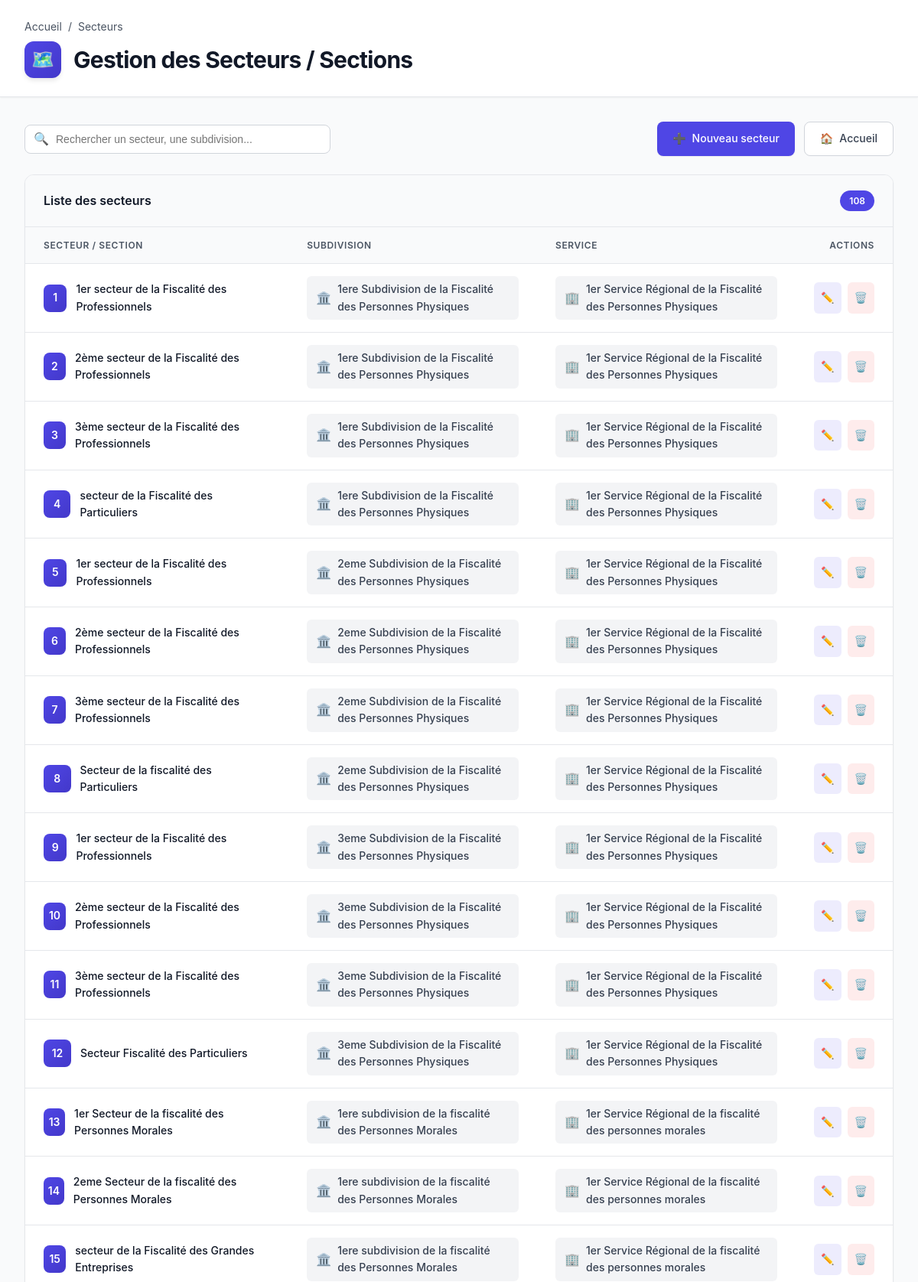
Screenshot of /liste_secteurs/ (upper part) with the database file from the repository.
### inventaire/models.py (models this page shows, shortened)
class Secteur(models.Model):
    subdivision = models.ForeignKey(Subdivision, on_delete=models.CASCADE, related_name='secteurs')
    libelle = models.CharField(max_length=150)
    class Meta:
        ordering = ['subdivision__service', 'subdivision__libelle', 'libelle']

class Subdivision(models.Model):
    service = models.ForeignKey(Service, on_delete=models.CASCADE, related_name='subdivisions')
    libelle = models.CharField(max_length=150)
    class Meta:
      ordering = ['service','libelle']

class Service(models.Model):
    libelle = models.CharField(max_length=150)
    class Meta:
        ordering = ['libelle']
    def __str__(self):
        return self.libelle

### inventaire/views.py (the view)
# urls.py: path('liste_secteurs/', views.liste_secteurs, name='liste_secteurs'),
def liste_secteurs(request):
    secteurs = Secteur.objects.all()
    return render(request, 'inventaire/liste_secteurs.html', {'secteurs': secteurs})

### inventaire/templates/inventaire/liste_secteurs.html (shortened to what this page needs)
<!DOCTYPE html>
<html lang="fr">
<head>
</head>
<body>
    <div class="header">
        <div class="header-content">
            <div class="header-top">
                <div class="breadcrumb">
                    <a href="{% url 'home' %}">Accueil</a>
                    <span>/</span>
                    <span>Secteurs</span>
                </div>
            </div>
            <div class="page-title-section">
                <div class="page-icon">🗺️</div>
                <h1>Gestion des Secteurs / Sections</h1>
            </div>
        </div>
    </div>
    <div class="container">
        <div class="toolbar">
            <div class="search-box">
                <span class="search-icon">🔍</span>
                <input type="text" id="searchInput" placeholder="Rechercher un secteur, une subdivision...">
            </div>
            <div class="toolbar-actions">
                <a href="{% url 'ajouter_secteur' %}" class="btn btn-primary">
                    <span>➕</span>
                    <span>Nouveau secteur</span>
                </a>
                <a href="{% url 'home' %}" class="btn btn-secondary">
                    <span>🏠</span>
                    <span>Accueil</span>
                </a>
            </div>
        </div>
        <div class="card">
            {% if secteurs %}
            <div class="card-header">
                <div class="card-title">Liste des secteurs</div>
                <div class="badge">{{ secteurs|length }}</div>
            </div>
            <div class="table-wrapper">
                <table id="secteursTable">
                    <thead>
                        <tr>
                            <th>Secteur / Section</th>
                            <th>Subdivision</th>
                            <th>Service</th>
                            <th style="text-align: right;">Actions</th>
                        </tr>
                    </thead>
                    <tbody>
                        {% for s in secteurs %}
                        <tr>
                            <td>
                                <div class="item-name-cell">
                                    <div class="item-avatar">{{ forloop.counter}}</div>
                                    <span>{{ s.libelle }}</span>
                                </div>
                            </td>
                            <td>
                                <div class="parent-badge">
                                    <span class="parent-icon">🏛️</span>
                                    <span>{{ s.subdivision.libelle }}</span>
                                </div>
                            </td>
                            <td>
                                <div class="parent-badge">
                                    <span class="parent-icon">🏢</span>
                                    <span>{{ s.subdivision.service }}</span>
                                </div>
                            </td>
                            <td>
                                <div class="action-buttons" style="justify-content: flex-end;">
                                    <a href="{% url 'modifier_secteur' s.id %}"
                                       class="action-btn btn-edit"
                                       title="Modifier">
                                        <span>✏️</span>
                                    </a>
                                    <a href="{% url 'supprimer_secteur' s.id %}"
                                       class="action-btn btn-delete"
                                       title="Supprimer"
                                       onclick="return confirm('Êtes-vous sûr de vouloir supprimer ce secteur ?');">
                                        <span>🗑️</span>
                                    </a>
                                </div>
                            </td>
                        </tr>
                        {% endfor %}
                    </tbody>
                </table>
            </div>
            {% endif %}
        </div>
    </div>
</body>
</html>

### rows the page displays
Secteur: libelle "1er secteur de la Fiscalité des Professionnels", subdivision.libelle "1ere Subdivision de la Fiscalité des Personnes Physiques", subdivision.service "1er Service Régional de la Fiscalité des Personnes Physiques"
Secteur: libelle "2ème secteur de la Fiscalité des Professionnels", subdivision.libelle "1ere Subdivision de la Fiscalité des Personnes Physiques", subdivision.service "1er Service Régional de la Fiscalité des Personnes Physiques"
Secteur: libelle "3ème secteur de la Fiscalité des Professionnels", subdivision.libelle "1ere Subdivision de la Fiscalité des Personnes Physiques", subdivision.service "1er Service Régional de la Fiscalité des Personnes Physiques"
Secteur: libelle "secteur de la Fiscalité des Particuliers", subdivision.libelle "1ere Subdivision de la Fiscalité des Personnes Physiques", subdivision.service "1er Service Régional de la Fiscalité des Personnes Physiques"
Secteur: libelle "1er secteur de la Fiscalité des Professionnels", subdivision.libelle "2eme Subdivision de la Fiscalité des Personnes Physiques", subdivision.service "1er Service Régional de la Fiscalité des Personnes Physiques"
Secteur: libelle "2ème secteur de la Fiscalité des Professionnels", subdivision.libelle "2eme Subdivision de la Fiscalité des Personnes Physiques", subdivision.service "1er Service Régional de la Fiscalité des Personnes Physiques"
Secteur: libelle "3ème secteur de la Fiscalité des Professionnels", subdivision.libelle "2eme Subdivision de la Fiscalité des Personnes Physiques", subdivision.service "1er Service Régional de la Fiscalité des Personnes Physiques"
Secteur: libelle "Secteur de la fiscalité des Particuliers", subdivision.libelle "2eme Subdivision de la Fiscalité des Personnes Physiques", subdivision.service "1er Service Régional de la Fiscalité des Personnes Physiques"
Secteur: libelle "1er secteur de la Fiscalité des Professionnels", subdivision.libelle "3eme Subdivision de la Fiscalité des Personnes Physiques", subdivision.service "1er Service Régional de la Fiscalité des Personnes Physiques"
Secteur: libelle "2ème secteur de la Fiscalité des Professionnels", subdivision.libelle "3eme Subdivision de la Fiscalité des Personnes Physiques", subdivision.service "1er Service Régional de la Fiscalité des Personnes Physiques"
Secteur: libelle "3ème secteur de la Fiscalité des Professionnels", subdivision.libelle "3eme Subdivision de la Fiscalité des Personnes Physiques", subdivision.service "1er Service Régional de la Fiscalité des Personnes Physiques"
Secteur: libelle "Secteur Fiscalité des Particuliers", subdivision.libelle "3eme Subdivision de la Fiscalité des Personnes Physiques", subdivision.service "1er Service Régional de la Fiscalité des Personnes Physiques"
Secteur: libelle "1er Secteur de la fiscalité des Personnes Morales", subdivision.libelle "1ere subdivision de la fiscalité des Personnes Morales", subdivision.service "1er Service Régional de la fiscalité des personnes morales"
Secteur: libelle "2eme Secteur de la fiscalité des Personnes Morales", subdivision.libelle "1ere subdivision de la fiscalité des Personnes Morales", subdivision.service "1er Service Régional de la fiscalité des personnes morales"
Secteur: libelle "secteur de la Fiscalité des Grandes Entreprises", subdivision.libelle "1ere subdivision de la fiscalité des Personnes Morales", subdivision.service "1er Service Régional de la fiscalité des personnes morales"

### other values shown
{{ secteurs|length }} "108"
